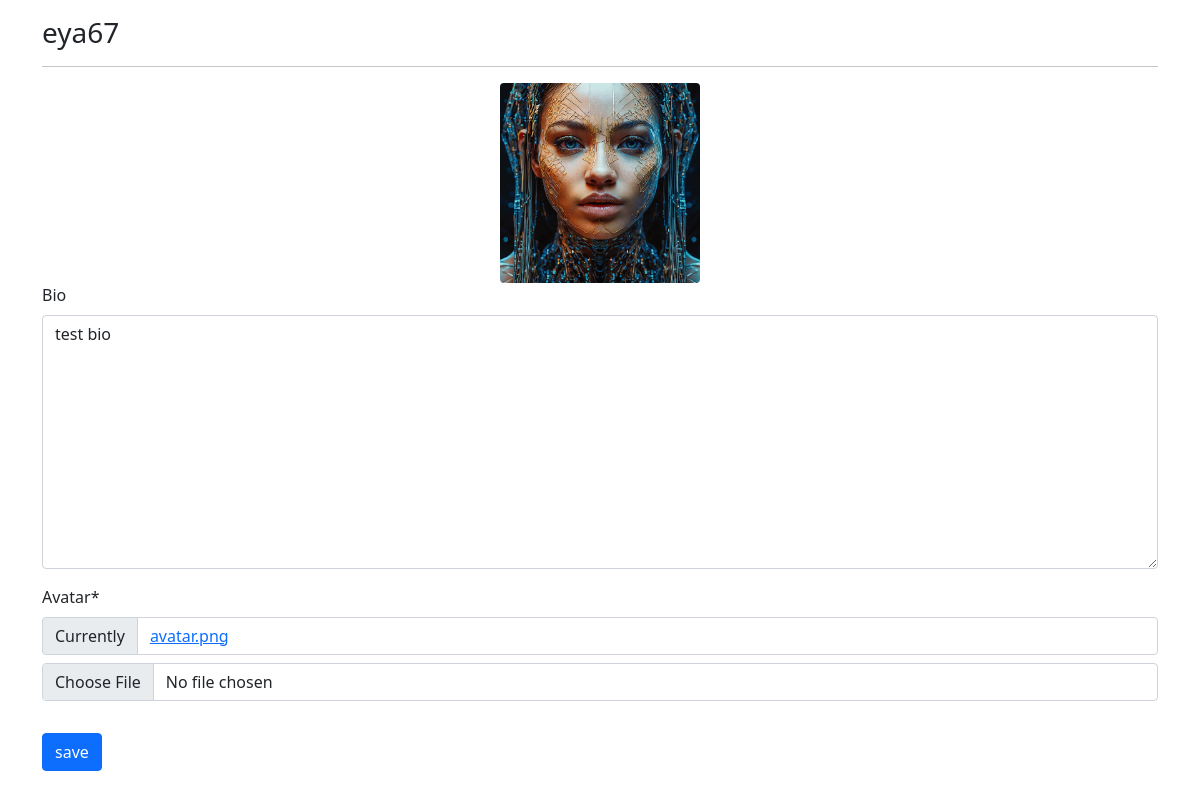
The page /profiles/my/ (signed in) on the database its author committed.
### profiles/models.py (models this page shows, shortened)
class Profile(models.Model):
    user = models.OneToOneField(User, on_delete=models.CASCADE)
    bio = models.TextField(blank=True)
    avatar = models.ImageField(default='avatar.png',upload_to='avatars')
    updated = models.DateTimeField(auto_now=True)
    created = models.DateTimeField(auto_now_add=True)

### profiles/views.py (the view, shortened to what this page needs)
# urls.py: path('my/', my_profile_view, name='my-profile'),
def my_profile_view(request):
    obj = Profile.objects.get(user=request.user)
    form = ProfileForm(request.POST or None, request.FILES or None, instance=obj)
    context = {
        'obj':obj,
        'form': form,
    }
    return render(request, 'profiles/main.html', context)

### profiles/forms.py
class ProfileForm(forms.ModelForm):
    class Meta:
        model = Profile
        fields = ('bio','avatar',)

### profiles/templates/profiles/main.html (shortened to what this page needs)
{% extends "base.html" %}
{% load static %}
{% load crispy_forms_tags %}
{% block content %}
    <h3>{{obj.user}}</h3>
    <hr>
    <div class = "text-center" id="avatar-box">
        <img src ="{{obj.avatar.url}}" class="rounded" height="200px" width="auto" alt="{{obj.user.username}}">
    </div>
    <form id="profile-form">
        {{form|crispy}}
        <button type="submit" class="btn btn-primary mt-3">save</button>
    </form>
{% endblock content %}

### rows shown on the page
Profile: user "eya67", avatar (placeholder picture), bio "test bio"
